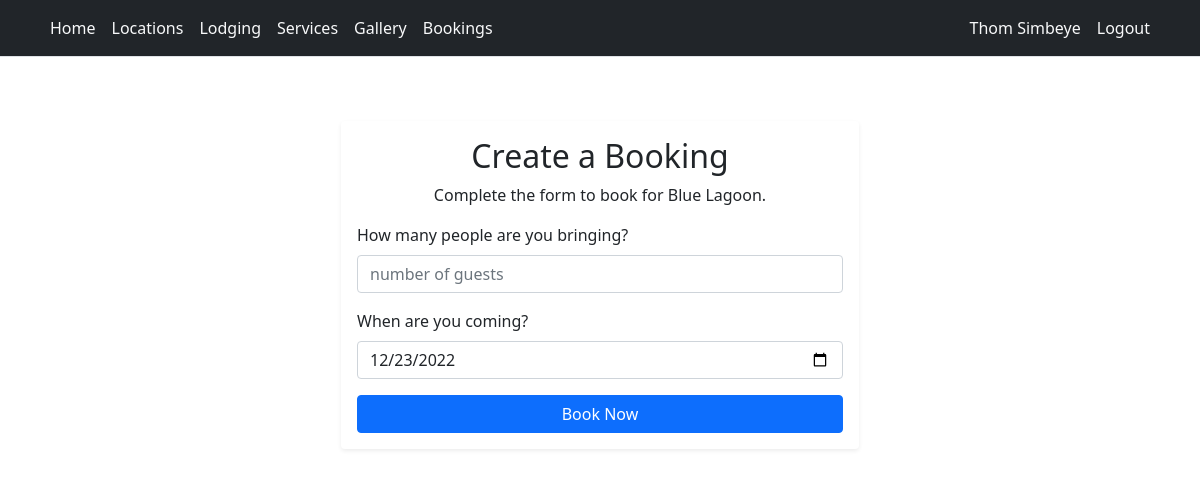
The app's page /pages/book.form.php?location=2 (signed in) with its own data.
### tables this page shows
CREATE TABLE `users` (
  `id` int(11) NOT NULL,
  `email` varchar(60) DEFAULT NULL,
  `first_name` varchar(60) DEFAULT NULL,
  `last_name` varchar(60) DEFAULT NULL,
  `phone_no` varchar(12) DEFAULT NULL,
  `password` longtext NOT NULL,
  `is_admin` tinyint(1) NOT NULL,
  `joined` datetime DEFAULT current_timestamp()
);

CREATE TABLE `locations` (
  `id` int(11) NOT NULL,
  `name` varchar(60) NOT NULL,
  `description` longtext NOT NULL,
  `image` text NOT NULL,
  `price` double NOT NULL,
  `rating` float NOT NULL,
  `user_id` int(11) NOT NULL,
  `modified` datetime NOT NULL DEFAULT current_timestamp()
);

### api/get_user.php (called while the page is built, shortened)
<?php
function get_profile($email, $db_connection){
    $sql = "SELECT * FROM users WHERE email = ?";
    if($stmt = $db_connection->prepare($sql)){
        $stmt->bind_param("s", $email);
        if($stmt->execute()){
            $result = $stmt->get_result();
            if($result->num_rows == 1){
                $row = $result->fetch_array(MYSQLI_ASSOC);
                return $row;
            }
        }
    }
}

### inc/session.php (called while the page is built, shortened)
<?php
require_once "../scripts/connect.php";
include_once "../api/get_user.php";
if (!(isset($_SESSION["loggedin"]) && $_SESSION["loggedin"] === true)) {
    header('location: login.php');
    exit();
} else {
    $user = get_profile($_SESSION['email'], $db_connection);
}
?>

### api/get_data.php (called while the page is built, shortened)
<?php
function get_location($id, $db_connection) {
    $sql = "SELECT * FROM locations WHERE id = ?";
    if($stmt = $db_connection->prepare($sql)){
        $stmt->bind_param("s", $id);
        if($stmt->execute()){
            $result = $stmt->get_result();
            if($result->num_rows == 1){
                $row = $result->fetch_array(MYSQLI_ASSOC);
                return $row;
            }
        }
    }
}

### pages/book.form.php (the view, shortened to what this page needs)
<?php include_once "../inc/session.php"; ?>
<!DOCTYPE html>
<html lang="en">
<head>
    <?php include_once "../inc/head.php"; ?>
</head>
</body>
<?php
include_once "../inc/navbar.php";
require_once "../api/get_data.php";
if(isset($_GET['location'])) {
    $location = get_location($_GET['location'], $db_connection);
}
?>
<div class="container p-3">
    <div class="row p-5">
        <div class="col-md-6 mx-auto shadow-sm p-3 mb-5 bg-body rounded">
            <h2 class="text-center">Create a Booking</h2>
            <p class="text-center">Complete the form to book for <?php echo $location['name']; ?>.</p>
            <form action="../scripts/book.location.process.php" method="post" class="row g-3">
                <div class="col-md-12">
                    <label for="guest_no" class="form-label">How many people are you bringing?</label>
                    <input type="number" class="form-control" id="guest_no" name="guest_no" min="1" placeholder="number of guests" required>
                </div>
                <div class="col-md-12">
                    <label for="date" class="form-label">When are you coming?</label>
                    <input type="date" class="form-control" id="date" name="date" required>
                </div>
                <div class="col-md-12 d-grid">
                    <button type="submit" class="btn btn-primary">Book Now</button>
                </div>
            </form>
        </div>
    </div>
</div>
</body>
</html>

### inc/navbar.php (shortened to what this page needs)
<nav class="py-2 bg-dark border-bottom sticky-top">
    <div class="container d-flex flex-wrap">
        <ul class="nav me-auto">
            <li class="nav-item"><a href="/Mwape/" class="nav-link link-light px-2">Home</a></li>
            <li class="nav-item"><a href="/Mwape/pages/location.php" class="nav-link link-light px-2">Locations</a></li>
            <li class="nav-item"><a href="/Mwape/pages/lodging.php" class="nav-link link-light px-2">Lodging</a></li>
            <li class="nav-item"><a href="/Mwape/index.php#services" class="nav-link link-light px-2">Services</a></li>
            <li class="nav-item"><a href="/Mwape/pages/gallery.php" class="nav-link link-light px-2">Gallery</a></li>
            <?php
            if (isset($_SESSION['email'])) {
                echo '<li class="nav-item"><a href="/Mwape/pages/booking.php" class="nav-link link-light px-2">Bookings</a></li>';
            }
            ?>
        </ul>
        <ul class="nav">
            <?php
            if (isset($_SESSION['email'])) {
              echo '<li class="nav-item"><a href="/Mwape/pages/account.php" class="nav-link link-light px-2">'.$user['first_name'].' '.$user['last_name'].'</a></li>
              <li class="nav-item"><a href="/Mwape/scripts/logout.process.php" class="nav-link link-light px-2">Logout</a></li>';
            } else {
              echo '<li class="nav-item"><a href="/Mwape/pages/login.php" class="nav-link link-light px-2">Login</a></li>
              <li class="nav-item"><a href="/Mwape/pages/signup.php" class="nav-link link-light px-2">Sign up</a></li>';
            }
            ?>
        </ul>
    </div>
</nav>

### records on screen
users: first_name "Thom", last_name "Simbeye"
locations: name "Blue Lagoon"
